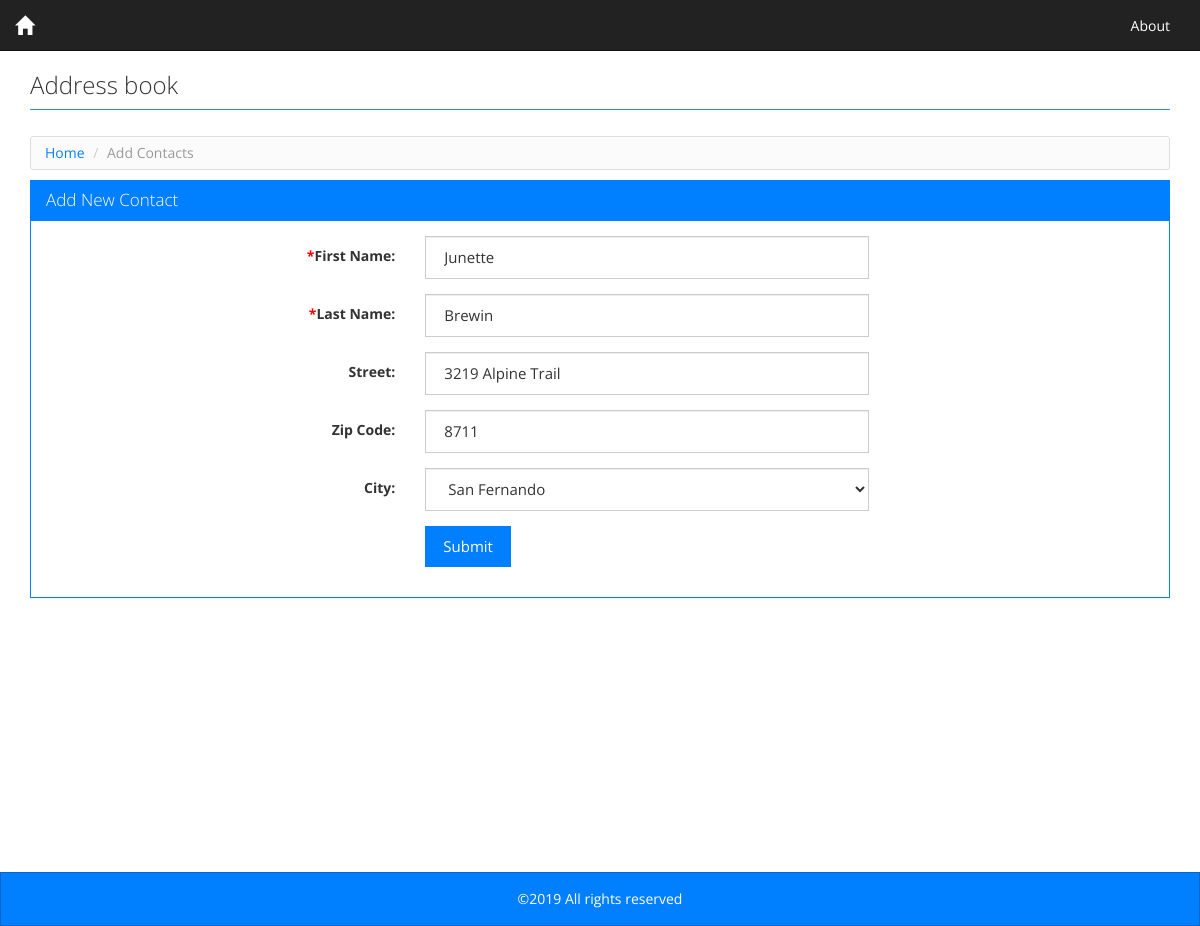
Page /contacts.php?cid=2 on the committed database.
### tables this page shows
CREATE TABLE `contacts` (
  `id` int(11) NOT NULL AUTO_INCREMENT,
  `first_name` varchar(255) NOT NULL,
  `last_name` varchar(255) NOT NULL,
  `street` varchar(255) DEFAULT NULL,
  `zip` varchar(255) DEFAULT NULL,
  `city` varchar(255) DEFAULT NULL,
  PRIMARY KEY (`id`)
);

### contacts.php (the view, shortened to what this page needs)
<?php
require_once './config.php';
include './header.php';
try {
  $sql = "SELECT * FROM contacts WHERE 1 AND id = :cid";
  $stmt = $DB->prepare($sql);
  $stmt->bindValue(":cid", intval($_GET["cid"]));
  $stmt->execute();
  $results = $stmt->fetchAll();
  $sqlCities = "SELECT * FROM cities WHERE 1";
  $stmtCities = $DB->prepare($sqlCities);
  $stmtCities->execute();
  $resultCities = $stmtCities->fetchAll();
} catch (Exception $ex) {
  echo $ex->getMessage();
}
?>
<div class="row">
  <ul class="breadcrumb">
    <li><a href="index.php">Home</a></li>
    <li class="active"><?php echo ($_GET["m"] == "update") ? "Edit" : "Add"; ?> Contacts</li>
  </ul>
</div>
<div class="row">
  <div class="panel panel-primary">
    <div class="panel-heading">
      <h3 class="panel-title"><?php echo ($_GET["m"] == "update") ? "Edit" : "Add"; ?> New Contact</h3>
    </div>
    <div class="panel-body">
      <form class="form-horizontal" name="contact_form" id="contact_form" enctype="multipart/form-data" method="post" action="process_form.php">
        <fieldset>
          <div class="form-group">
            <label class="col-lg-4 control-label" for="first_name"><span class="required">*</span>First Name:</label>
            <div class="col-lg-5">
              <input type="text" value="<?php echo $results[0]["first_name"] ?>" placeholder="First Name" id="first_name" class="form-control" name="first_name"><span id="first_name_err" class="error"></span>
            </div>
          </div>
          <div class="form-group">
            <label class="col-lg-4 control-label" for="last_name"><span class="required">*</span>Last Name:</label>
            <div class="col-lg-5">
              <input type="text" value="<?php echo $results[0]["last_name"] ?>" placeholder="Last Name" id="last_name" class="form-control" name="last_name"><span id="last_name_err" class="error"></span>
            </div>
          </div>
          <div class="form-group">
            <label class="col-lg-4 control-label" for="street"><span class="required"></span>Street:</label>
            <div class="col-lg-5">
              <input type="text" value="<?php echo $results[0]["street"] ?>" placeholder="Street" id="street" class="form-control" name="street">
            </div>
          </div>
          <div class="form-group">
            <label class="col-lg-4 control-label" for="zip"><span class="required"></span>Zip Code:</label>
            <div class="col-lg-5">
              <input type="text" value="<?php echo $results[0]["zip"] ?>" placeholder="Zip Code" id="zip" class="form-control" name="zip">
            </div>
          </div>
          <div class="form-group">
            <label class="col-lg-4 control-label" for="city"><span class="required"></span>City:</label>
            <div class="col-lg-5">
              <select name="per1" id="city" class="form-control">
                <?php
                foreach ($resultCities as $city) {
                  $selected = ($city['city_name'] == $results[0]["city"]) ? " selected='selected' " : "";
                  ?>
                  <option value="<?= $city['city_name'] ?>" <?= $selected ?>><?= $city['city_name'] ?></option>
                <?php
                } ?>
              </select>
            </div>
          </div>
          <div class="form-group">
            <div class="col-lg-5 col-lg-offset-4">
              <button class="btn btn-primary" type="submit">Submit</button>
            </div>
          </div>
        </fieldset>
      </form>
    </div>
  </div>
</div>
<?php
include './footer.php';
?>

### assets/css/style.css (style rules this page uses)
html, body { height: 100%; }
body { font-size: 14px; line-height: 18px; }
.mainbody .row { margin: 0px; }
.panel-body { width: 100%; margin: 0 auto; }
.breadcrumb { background-color: #FBFBFB; background-image: -moz-linear-gradient(center top , #FFFFFF, #F5F5F5); background-repeat: repeat-x; border: 1px solid #DDDDDD; border-radius: 3px; box-shadow: 0 1px 0 #FFFFFF inset; list-style: none outside none; margin: 5px 0 10px 0; padding: 7px 14px; }
.breadcrumb li { display: inline-block; text-shadow: 0 1px 0 #FFFFFF; }
.required { color: #f00; }

### rows in the picture
contacts: first_name "Junette", last_name "Brewin", street "3219 Alpine Trail", zip "8711"

### other values in the picture
form field per1 "San Fernando"
